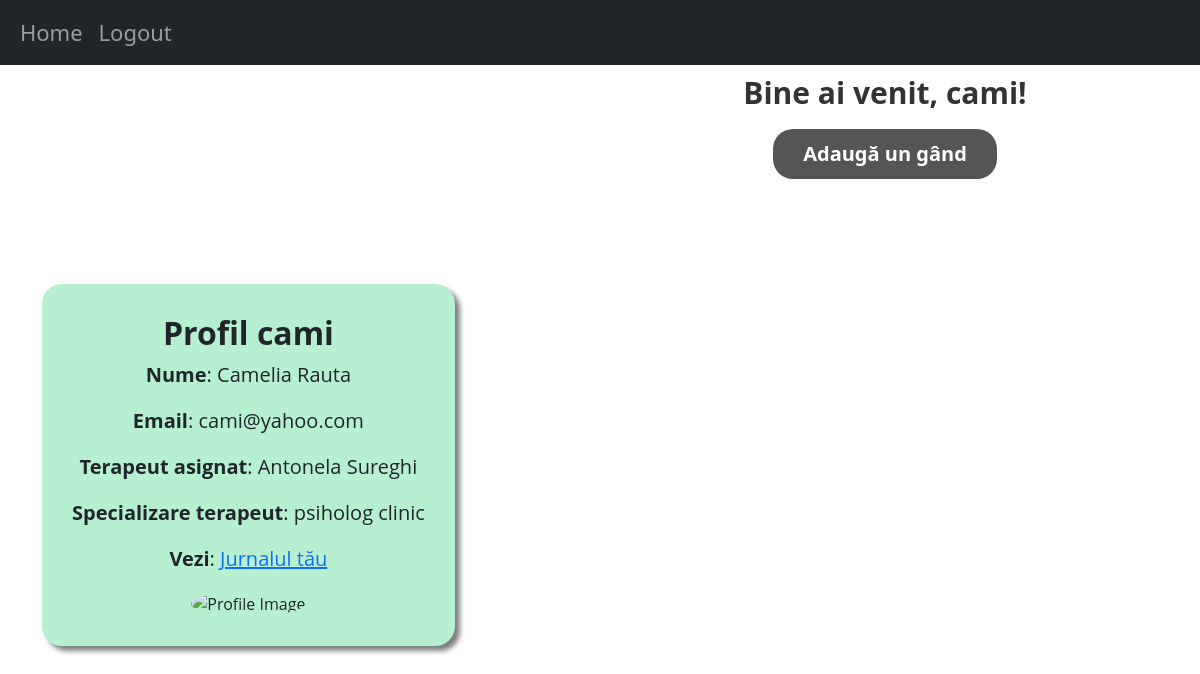
The page /home/pacient (signed in) on the database its author committed.
### website/domain/models.py (models this page shows)
class User(db.Model, UserMixin):
    id = db.Column(db.Integer, primary_key=True)
    email = db.Column(db.String(150), unique=True)
    username = db.Column(db.String(150), unique=True)
    password = db.Column(db.String(150))
    email_confirmed_at = db.Column(db.DateTime(timezone=True), default=datetime.now())
    date_created = db.Column(db.DateTime(timezone=True), default=datetime.now())
    posts = db.relationship('Post', backref='user', passive_deletes=True)
    role = db.Column(db.String(100))

class Pacient(db.Model):
    __tablename__ = 'pacient'
    id = db.Column(db.Integer(), db.ForeignKey('user.id', ondelete='CASCADE'), primary_key=True)
    first_name = db.Column(db.String(50))
    last_name = db.Column(db.String(50))
    terapeut_asignat = db.Column(db.Integer, db.ForeignKey('terapeut.id', ondelete="CASCADE"), nullable=False)

class Terapeut(db.Model):
    __tablename__ = 'terapeut'
    id = db.Column(db.Integer(), db.ForeignKey('user.id', ondelete='CASCADE'), primary_key=True)
    first_name = db.Column(db.String(50))
    last_name = db.Column(db.String(50))
    function = db.Column(db.String(150))
    license = db.Column(db.String(150))
    activity_start_year = db.Column(db.Integer())

### website/controller/pacientView.py (the view)
    @staticmethod
    @views.route("/home/pacient")
    @login_required
    @__role_required('pacient')
    def home_Pacient():
        posts = Post.query.filter_by(author=current_user.id).all()
        pacienti = Pacient.query.filter_by(terapeut_asignat=current_user.id)
        lista_finala = []
        for post in posts:
            if post.date_created!= None and post.date_created.date() == date.today():
                lista_finala.append(post)
        if current_user.role == 'terapeut':
            return render_template("homeTerapeut.html", user=current_user, pacienti=pacienti)
        else:
            pacient = Pacient.query.filter_by(id=current_user.id).first()
            terap = Terapeut.query.filter_by(id=pacient.terapeut_asignat).first()
            return render_template("homePacient.html", user=current_user, posts=lista_finala,pacient=pacient,terapeut=terap)

### website/controller/pacientView.py (called while the page is built)
    @staticmethod
    def __role_required(role):
        def decorator(func):
            @wraps(func)
            def wrapper(*args, **kwargs):
                if not current_user.role == role:
                    return "Unauthorized access", 403
                return func(*args, **kwargs)
            return wrapper
        return decorator

### website/templates/homePacient.html
{% extends "jurnal.html" %} {% block title %}Home{% endblock %}

### website/templates/jurnal.html (shortened to what this page needs)
{% extends "base.html" %}
{% block content %}
<div class="row">
  <div class="col-md-6 mx-auto d-flex align-items-center vh-100">
    <div class="card border-dark text-center" style="background-color: #b6f0d0;
      box-shadow: 5px 5px 5px rgba(0, 0, 0, 0.5);
      margin-top: auto;
      margin-bottom: auto;
      padding: 30px;
      border-radius: 20px;
      border: none;
      font-family: 'Open Sans', sans-serif !important;">
      <h5 class="card-title" style="font-size: 32px; font-weight: bold;">Profil {{ user.username }}</h5>
      <p class="card-text" style="font-size: 20px;"><b>Nume</b>: {{ pacient.first_name }} {{ pacient.last_name }}</p>
      <p class="card-text" style="font-size: 20px;"><b>Email</b>: {{ user.email }}</p>
      <p class="card-text" style="font-size: 20px;"><b>Terapeut asignat</b>: {{ terapeut.first_name }} {{ terapeut.last_name }}</p>
      <p class="card-text" style="font-size: 20px;"><b>Specializare terapeut</b>: {{ terapeut.function }}</p>
      <p class="card-text" style="font-size: 20px;"><b>Vezi</b>: <a href="/jurnal" style="font-size: 20px;">Jurnalul tău</a></p>
      <div style="max-width: 430px; margin: 0 auto;">
        <img src="https://insidesmallbusiness.com.au/wp-content/uploads/2021/04/bigstock-Hands-Of-Diverse-Group-Of-Peop-343671511-e1625192493671.jpg" alt="Profile Image" style="width: 100%; height: 100%; border-radius: 50%;">
      </div>
    </div>
  </div>
  <div class="col-md-6">
    <h1 align="center" style="font-size: 30px;
      font-weight: bold;
      color: #333;
      padding: 10px;">
      {% block header %}Bine ai venit, {{ user.username }}!{% endblock %}
    </h1>
    {% block footer %}
    <div align="center">
      <a href="/create-post">
        <button type="button">Adaugă un gând</button>
      </a>
    </div>
    {% endblock %}
  </div>
</div>
{% endblock %}

### website/templates/base.html (shortened to what this page needs)
<!DOCTYPE html>
<html lang="en">
  <head>
    <link rel="stylesheet" href="/static/style.css">
    <link
      href="https://cdn.jsdelivr.net/npm/bootstrap@5.0.2/dist/css/bootstrap.min.css"
      rel="stylesheet"
    />
  </head>
  <body>
    <nav class="navbar navbar-expand-lg navbar-dark bg-dark">
      <div class="container-fluid">
        <div class="collapse navbar-collapse" id="navbar">
          <div class="navbar-nav" style="font-size: 22px !important;">
            <a class="nav-item nav-link"  href="/home">Home</a>
            {% if user.is_authenticated %}
            <a class="nav-item nav-link"  href="/logout">Logout</a>
            {% else %}
            <a class="nav-item nav-link"  href="/login">Login</a>
            <a class="nav-item nav-link"  href="/sign-up">Sign Up</a>
            {% endif %}
          </div>
        </div>
      </div>
    </nav>
    <div class="container">{% block content %}{% endblock %}</div>
  </body>
</html>

### website/static/style.css (style rules this page uses)
body { font-family: 'Open Sans', sans-serif; background-color: #F5F5F5; color: #333; }
button { background-color: #555; border: none; color: #fff; padding: 10px 30px; text-align: center; font-size: 20px !important; font-weight: bold; margin: 20px auto; max-width: 600px; border-radius: 20px !important; cursor: pointer; }
a { color: #4CAF50; text-decoration: none; }

### rows shown on the page
User: username "cami", email "cami@yahoo.com"
Pacient: first_name "Camelia", last_name "Rauta"
Terapeut: first_name "Antonela", last_name "Sureghi", function "psiholog clinic"
